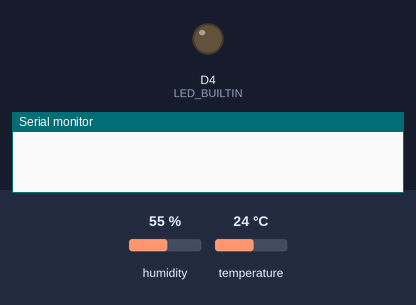
The program below on a simulated ESP8266 (NodeMCU). On the bench: output pins drawn as LEDs (lit = HIGH, except the on-board LED, lit = LOW), the last lines printed to the serial monitor. The test bench sets the inputs (shaded band); at power-on: humidity 55 %, temperature 24 °C. WiFi joins after 1.5 s; servers stay silent unless stated; network time is answered at once with the bench clock; the local clock reads 2024-03-15 10:24:30 at power-on unless the program sets it; no MQTT or app messages arrive unless stated.

Above: at 0.6 s.
At 2.1 s:
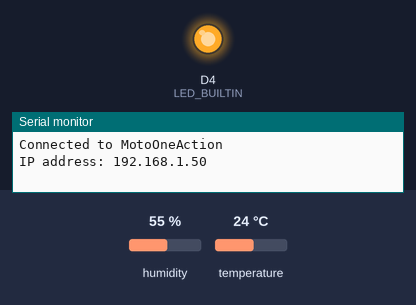
Timing chart, 0 to 3.6 s (numbered marks = the images above):
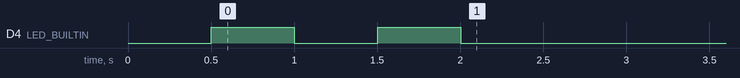

The program:

main.cpp
```cpp
#include "./Config.h"

void verificaStatusWifi()
{
	while (WiFi.status() != WL_CONNECTED)
	{
		digitalWrite(LED_BUILTIN, LOW);
		delay(500);
		digitalWrite(LED_BUILTIN, HIGH);
		delay(500);
	}
	digitalWrite(LED_BUILTIN, LOW);
}

void lerSensorDHT11()
{
	float temp = dht.getTemperature();
	float humid = dht.getHumidity();

	if (isnan(temp) || isnan(humid))
	{
		Serial.println("Failed to read from DHT sensor!");
		return;
	}

	if (temp >= tempHigh)
	{
		client.publish(topicTempColor, tempHighColor, true);
		client.publish(topicTempHigh, String(temp).c_str(), true);
	}
	else if (temp <= tempLow)
	{
		client.publish(topicTempColor, tempLowhColor, true);
		client.publish(topicTempLow, String(temp).c_str(), true);
	}
	else
	{
		client.publish(topicTempColor, tempNormalhColor, true);
	}

	ntpTime.update();
	String formattedTime = ntpTime.getFormattedTime();
	Serial.print(formattedTime + " -> ");
	Serial.print("Temperature: ");
	Serial.print(temp);
	Serial.print(" | ");
	Serial.print("Humidity: ");
	Serial.println(humid);

	client.publish(topicTemp, String(temp).c_str(), true);
	client.publish(topicHumid, String(humid).c_str(), true);
	client.publish(topicClock, String(formattedTime).c_str(), true);
	client.publish(topicUptime, String((millis() / 1000) / 60).c_str(), true);
}

void setup()
{
	Serial.begin(9600);

	pinMode(LED_BUILTIN, OUTPUT);
	digitalWrite(LED_BUILTIN, HIGH);

	dht.setup(DHTPIN);

	WiFi.begin(ssid, password);
	verificaStatusWifi();
	Serial.println("");
	Serial.print("Connected to ");
	Serial.println(ssid);
	Serial.print("IP address: ");
	Serial.println(WiFi.localIP());

	client.setServer(mqttServer, mqttPort);

	ntpTime.setTimeOffset(-3 * 3600);
	ntpTime.begin();
}

void loop()
{
	verificaStatusWifi();
	while (!client.connected())
	{
		client.connect(mqttClientId);
		delay(500);
		Serial.println("Initializing MQTT client...");
	}
	lerSensorDHT11();
	delay(10000);
}
```

Config.h
```cpp
#include <SPI.h>
#include <DHT.h>
#include <ESP8266WiFi.h>
#include <PubSubClient.h>
#include <NTPClient.h>
#include <WiFiUdp.h>

#define DHTPIN D1

DHT dht;
WiFiClient nodeMCU;
WiFiUDP ntpUDP;
NTPClient ntpTime(ntpUDP, "a.ntp.br");

PubSubClient client(nodeMCU);

/*          WIFI SETTINGS           */
const char* ssid = "MotoOneAction";
const char* password = "expresso";

/*          MQTT SETTINGS            */
const char* mqttServer = "mqtt.eclipseprojects.io";
const int   mqttPort = 1883;
const char* mqttClientId = "NodeMCU-ESP8266-RKLab";
const char* mqttUser = "";
const char* mqttPassword = "";
const char* topicTemp = "rklab/temperature";
const char* topicHumid = "rklab/humidity";
const char* topicTempColor = "rklab/temperature-color";
const char* topicTempHigh = "rklab/temperature-high";
const char* topicTempLow = "rklab/temperature-low";
const char* topicClock = "rklab/clock";
const char* topicUptime = "rklab/uptime";

/*          SETTINGS            */
int tempHigh = 32;
int tempLow = 18;
const char* tempHighColor = "[217, 21, 17]";
const char* tempLowhColor = "[37, 176, 248]";
const char* tempNormalhColor = "[33, 217, 128]";
```
